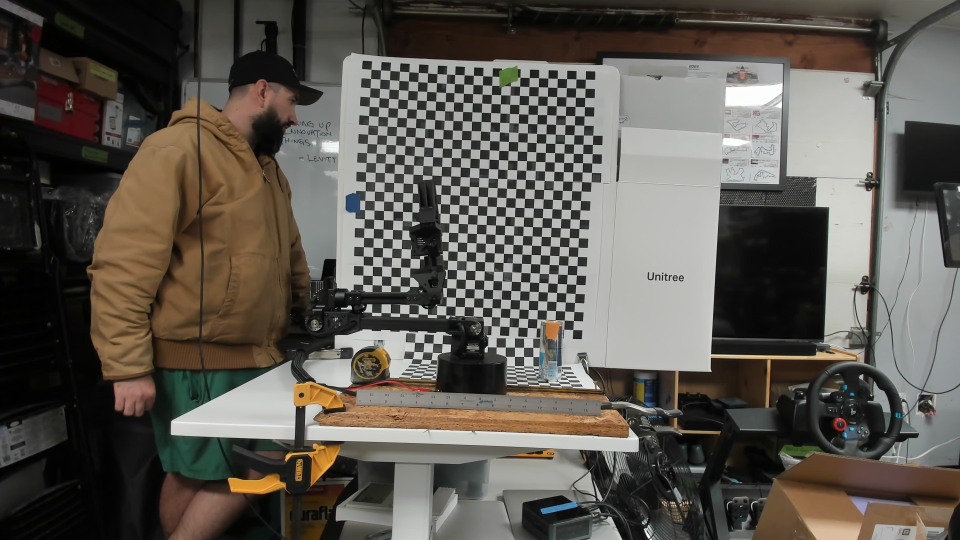
#> input picture calibration_images/cam0_000.jpg, 1920 x 1080 px (shown at 1/2 size); its folder holds only this picture in this run
$ python -i object_detector.py   (imports and definitions only)
#> lines starting #> are read from the running program, lines starting #| are printed output that depends on the picture
### src/vision/object_detection.py
"""
Basic object detection for robotic grasping.

Uses color-based segmentation, contour detection, bounding boxes,
and centroid estimation in 3D using depth data.
"""

import logging
from dataclasses import dataclass, field
from typing import Optional

import cv2
import numpy as np

logger = logging.getLogger("th3cl4w.vision.object_detection")


@dataclass
class DetectedObject:
    """A detected object with 2D and optional 3D information."""

    label: str
    bbox: tuple[int, int, int, int]  # (x, y, w, h)
    centroid_2d: tuple[int, int]  # (cx, cy) in pixels
    area: float  # contour area in pixels
    contour: np.ndarray  # raw contour points
    centroid_3d: Optional[tuple[float, float, float]] = None  # (X, Y, Z) in mm
    depth_mm: float = 0.0
    confidence: float = 0.0


@dataclass
class ColorRange:
    """HSV color range for segmentation."""

    name: str
    lower: np.ndarray  # [H, S, V] lower bound
    upper: np.ndarray  # [H, S, V] upper bound

    def __post_init__(self):
        self.lower = np.array(self.lower, dtype=np.uint8)
        self.upper = np.array(self.upper, dtype=np.uint8)


# Common color presets
COLOR_PRESETS: dict[str, ColorRange] = {
    "red_low": ColorRange("red", [0, 100, 100], [10, 255, 255]),
    "red_high": ColorRange("red", [160, 100, 100], [180, 255, 255]),
    "green": ColorRange("green", [35, 100, 100], [85, 255, 255]),
    "blue": ColorRange("blue", [100, 100, 100], [130, 255, 255]),
    "yellow": ColorRange("yellow", [20, 100, 100], [35, 255, 255]),
    "orange": ColorRange("orange", [10, 100, 100], [20, 255, 255]),
}


class ObjectDetector:
    """Detect graspable objects via color segmentation."""

    # [155 lines left out: functions __init__, detect, _get_depth, _pixel_to_3d, draw_detections, not called in this run]

### src/vision/object_detector.py
"""
Object Detector — Detects objects from camera frames and maps them to 3D workspace.

Uses the dual-camera setup:
  cam0 (overhead, video0): provides object X/Y position on workspace table
  cam2 (side view, video6): provides object height (Z) estimation

Detected objects are checked against the arm's reachable workspace (550mm radius)
and exposed for 3D simulator visualization so users can practice pick operations.
"""

from __future__ import annotations

import logging
import math
import threading
import time
from dataclasses import dataclass, field
from typing import Optional

import cv2
import numpy as np

from src.safety.limits import MAX_WORKSPACE_RADIUS_MM

from src.vision.object_labeler import ObjectLabeler

logger = logging.getLogger("th3cl4w.vision.object_detector")

# Default HSV ranges for common object colors
_COLOR_RANGES = {
    "red_low": {"lower": np.array([0, 100, 80]), "upper": np.array([10, 255, 255])},
    "red_high": {"lower": np.array([160, 100, 80]), "upper": np.array([180, 255, 255])},
    "blue": {"lower": np.array([100, 80, 60]), "upper": np.array([130, 255, 255])},
    "green": {"lower": np.array([35, 80, 60]), "upper": np.array([85, 255, 255])},
    "yellow": {"lower": np.array([20, 80, 80]), "upper": np.array([35, 255, 255])},
    "orange": {"lower": np.array([10, 100, 80]), "upper": np.array([22, 255, 255])},
}

# Workspace bounds (mm) relative to arm base — matches workspace_mapper.py
_WS_MIN = (-400.0, -400.0)
_WS_MAX = (400.0, 400.0)

# Min/max contour area (pixels) to filter noise and overly large blobs
_MIN_CONTOUR_AREA = 800
_MAX_CONTOUR_AREA = 200000

# Estimated workspace table dimensions in overhead camera FOV
_TABLE_WIDTH_MM = 800.0  # X extent
_TABLE_DEPTH_MM = 800.0  # Y extent

# Default object height when front camera not available (mm)
_DEFAULT_OBJECT_HEIGHT_MM = 50.0

# Height estimation parameters for front camera
_FRONT_CAM_TABLE_Y_FRAC = 0.85  # table surface is ~85% down in front cam view
_FRONT_CAM_MAX_HEIGHT_MM = 300.0  # max expected object height


@dataclass
class DetectedObject:
    """A single detected object with workspace position and metadata."""

    # Unique ID for tracking across frames
    obj_id: int

    # Label / color name
    label: str

    # Workspace position in mm relative to arm base
    x_mm: float  # left/right
    y_mm: float  # forward/back (depth from arm)
    z_mm: float  # height above table

    # Bounding box in overhead image (for annotation)
    bbox_overhead: tuple[int, int, int, int] = (0, 0, 0, 0)  # x, y, w, h

    # Estimated size
    width_mm: float = 0.0
    depth_mm: float = 0.0
    height_mm: float = 0.0

    # Distance from arm base (2D, on table plane)
    distance_from_base_mm: float = 0.0

    # Reachability
    within_reach: bool = False

    # Dominant color (BGR)
    color_bgr: tuple[int, int, int] = (128, 128, 128)

    # Detection confidence (0-1)
    confidence: float = 0.0

    # Timestamp of detection
    timestamp: float = 0.0

    # Shape classification: "cylinder", "box", "sphere", "irregular"
    shape: str = "box"

    # Rotation angle from minAreaRect (degrees)
    rotation_deg: float = 0.0

    # LLM vision labeling fields
    category: str = ""
    llm_confidence: float = 0.0

    # [27 lines left out: function to_dict, not called in this run]


# [757 lines that did not run here, left out]

>>> import cv2
>>> picture = cv2.imread('../../calibration_images/cam0_000.jpg', cv2.IMREAD_GRAYSCALE)
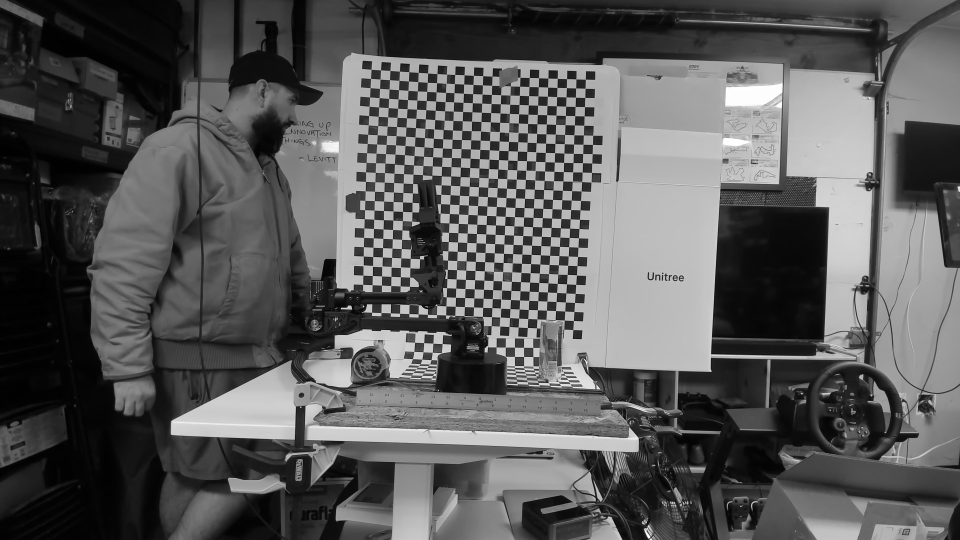
#> picture: shape (1080, 1920) (shown at 1/2 size); min 0, max 255, mean 88.8
#> (the run stopped early here; a loop or call above may not have finished)
